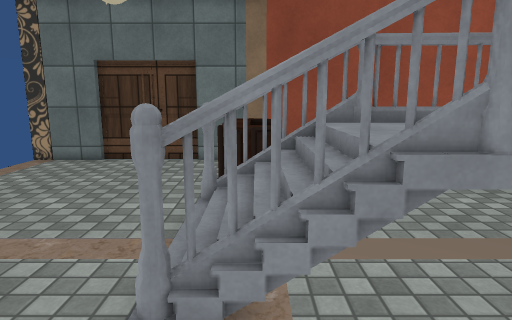
[1] (above)

12 first-person views from a walk through a 3-D level made in the Unity game engine. The camera is 1.5 m above the floor, tilts 10° down and sees 75° across. The floor is counted in squares, 0.5 m on a side. Each view is taken from the middle of a square. On the plan, view 1 faces up. The plan holds only what a view shows up to about 20 squares ahead; the rest is blank. The place goes on beyond the plan. The player character is not drawn. Some surface patterns are stand-ins.

[2]
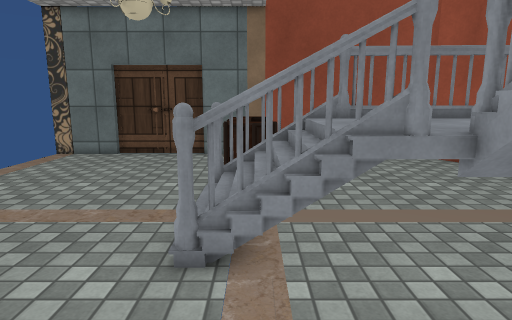

[3]
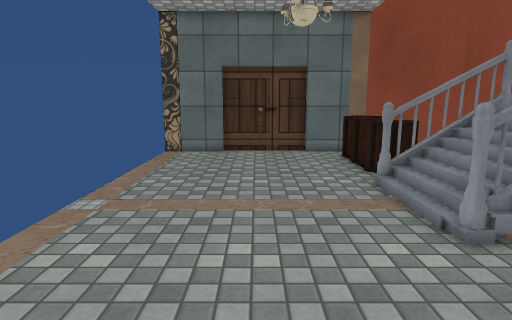

[4]
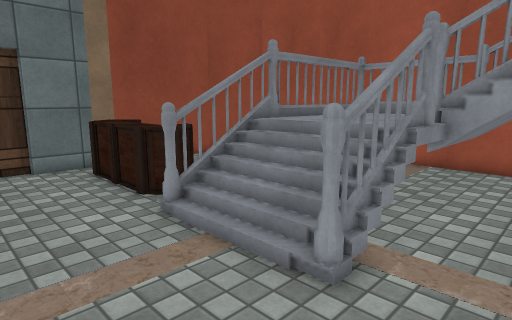

[5]
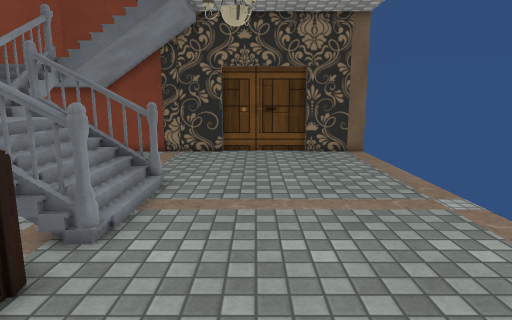

[6]
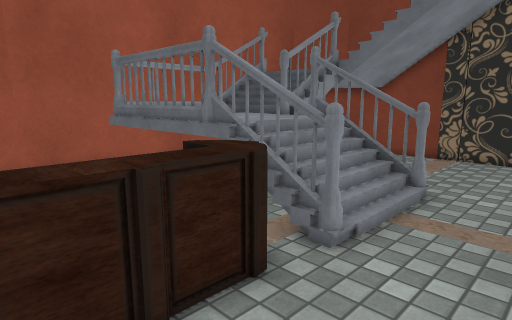

[7]
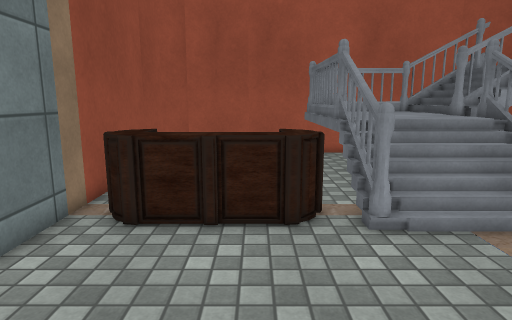

[8]
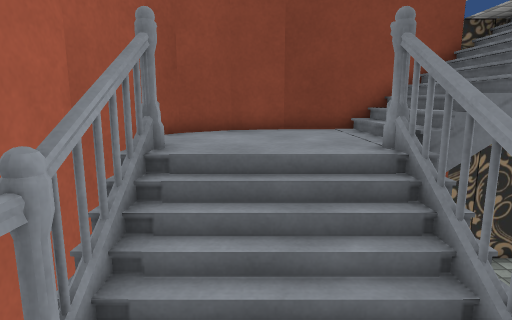

[9]
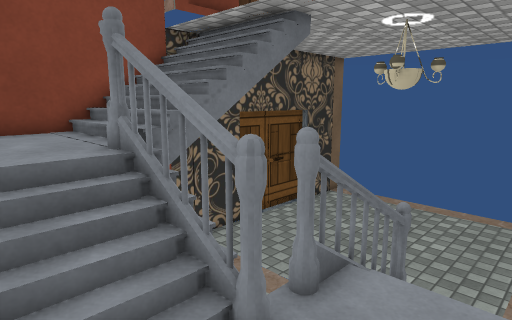

[10]
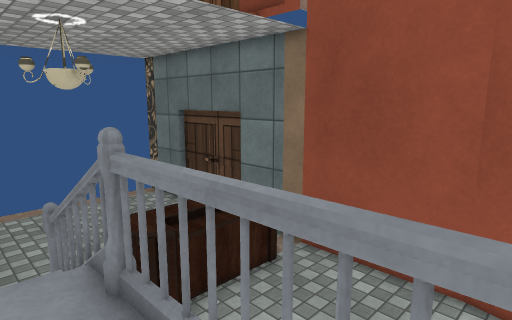

[11]
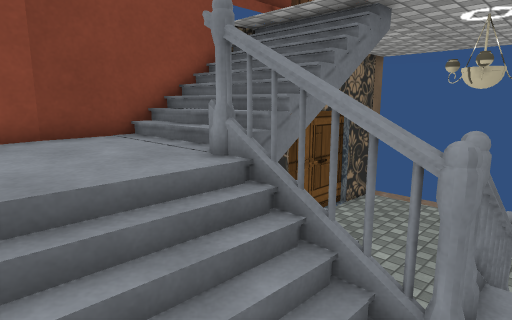

[12]
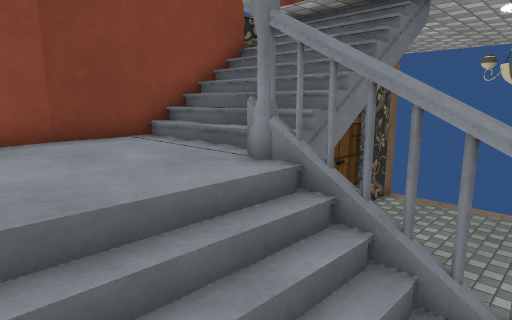

### Floor plan
Key: @ floor where view 1 was taken; # wall or solid block; x gap in a wall; . main floor; : floor 1.25 m higher than the main floor; + floor 2.25 m higher than the main floor; / step, stairs or slope; = window, fence, low wall or low ledge; v drop or lower ground; O other object.
Columns run from 12 left of view 1 to 11 right of it. Each row starts with its distance up from view 1.
 17 ######################
 16  ..........OO.......v##
 15  ..........OOO........#
 14  ..........OOO........##
 13  ..........OOO........v#
 12  ..........OOO.........#
 11  ..........OOO.........#
 10  ...........O......... #
  9  ..........#=vvxvvvvv# #
  8  ..........///:::::  v.#
  7  ..........///:::::::v.#
  6  ..........///:::::  x.#
  5  ..........///:::::::v.#
  4  ..........#=##:=////=.#
  3  ...............#////v.#
  2  ...............#////v #
  1  ............  .#++++v #
  0  ...........@////++++#v#
 -1  ............////+++++##
 -2  ............////+++++#
 -3  ............////+++###
 -4 #####################

Where each view was taken, in squares from view 1:
view 1: 0 up, 0 right, facing up
view 2: 2 down, 0 right, facing up
view 3: 3 down, 6 left, facing up
view 4: 1 up, 6 left, facing up-right
view 5: 16 up, 5 left, facing down
view 6: 15 up, 5 left, facing down-right
view 7: 12 up, 9 left, facing right
view 8: 7 up, 7 right, facing down
view 9: 7 up, 7 right, facing down-left
view 10: 7 up, 8 right, facing up-left
view 11: 5 up, 8 right, facing down-left
view 12: 4 up, 8 right, facing down-left
